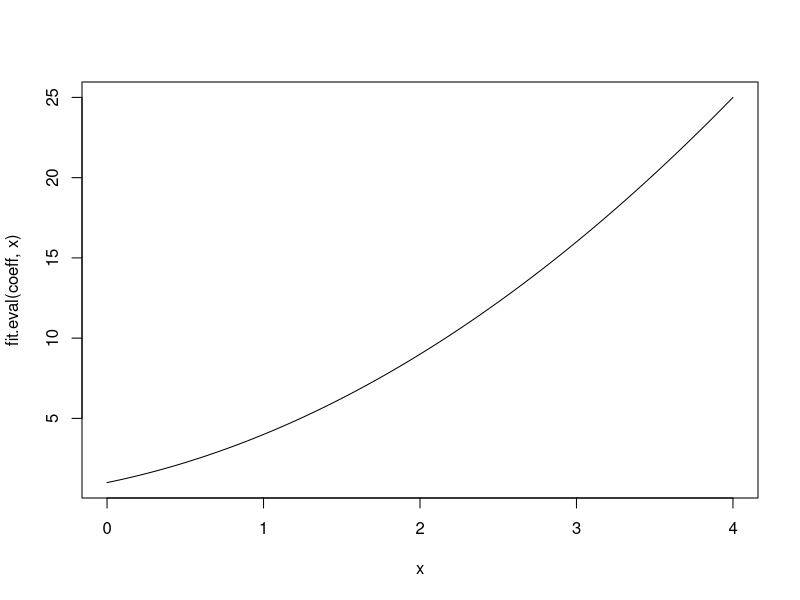
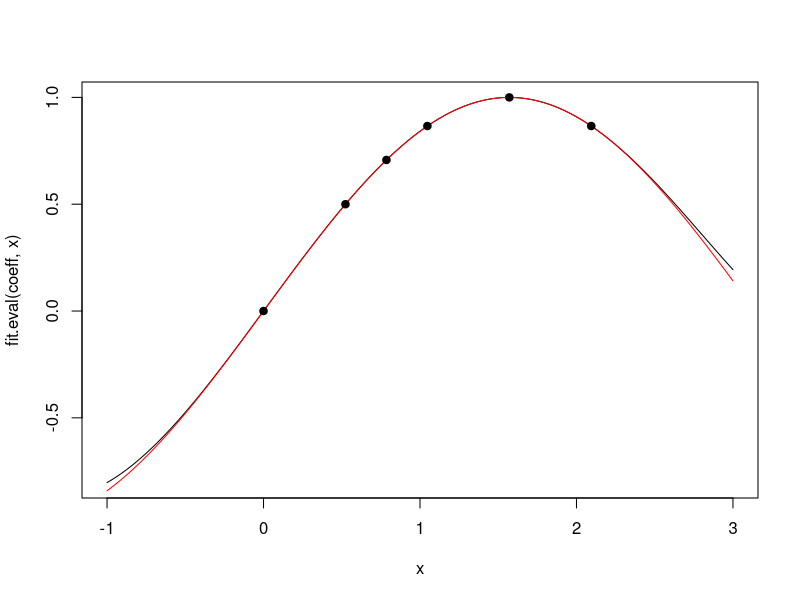

Recreate these plots in R, in order.
#fitcalc.R

#Given a vector of n x values and a vector of n y values,
#returns a vector of n coefficients for a polynomial of degree n-1

x <- c(0,1,2)   #the evaluation points
y <- c(1,4,9)   #desired values at these points
#Find the coefficients of a polynomial that gives y when evaluated at e
fit.makePoly <- function(x,y){
  n <- length(x)
  stopifnot(length(y)==n)
  P <- matrix(nrow = n, ncol = n)   #the change-of-basis matrix
  for (i in 1:n) {
    P[,i] <- x^(i-1)
  }
  P   #each column gives the values of a monomial at 0, 1, and 2
  PInv <- solve(P);PInv   #the inverse matrix
  #Each column gives the coefficients of a polynomial that is 1 at one point, 0 at the others.
  #p(x) = 1 - 1.5x +0.5 x^2 has p(0)=1 p(1)=p(2)=0
  #p(x) = 2x - x^2 has p(1)=1 p(0)=p(2)=0
  #p(x) = 0.5x +0.5 x^2 has p(2)=1 p(0)=p(1)=0
  coeff <- PInv%*%y #multiply each by the desired value
  return(coeff)
}
fit.makePoly(x,y)

#Evaluate a polynomial with the specified coefficients at the specified x
eval <- function(coeff,x){
  n <- length(coeff)
  xpower <- numeric(n)
  #Calculate the powers 0 though n-1 for x
  for (i in 1:n) 
    xpower[i] <- x^(i-1)
  #Add up the terms in the polynomial
  return (sum(coeff*xpower))
}
#Vectorize this function so we can evaluate at many points
fit.eval <- Vectorize(eval,"x")


coeff <- fit.makePoly(x,y); coeff   #find the coefficients
fit.eval(coeff,x)   #check that we got it right
curve(fit.eval(coeff,x), from = 0, to = 4)

#Points where we know the value of the sine function
x <- c(0,pi/6,pi/4,pi/3,pi/2, 2*pi/3)
y <- c(0,1/2,sqrt(2)/2, sqrt(3)/2,1,sqrt(3)/2)  #the values we know
coeff <- fit.makePoly(x,y);coeff    #coefficients for a degree 5 polynomial
curve(fit.eval(coeff,x), from = -1, to = 3)   #graph it in black
curve(sin, add = TRUE, col = "red")           #graph the sine function in red to compare
points(x,y,pch = 19)


#Given a polynomial as a vector of coefficients, converts it to a printable string
convertPoly <- function(coeff) {
  v <- character(0)
  n <- length(coeff)
  if (coeff[n] < 0) v <- c(v, "-")
  while(n > 0) {
    if (n > 2 && coeff[n] != 0){
      if (coeff[n] != 1) v <- c(v, abs(coeff[n]))
      v <- c(v,"x","<sup>",n-1,"</sup>",ifelse(coeff[n-1]>0,"+","-"))
    }
    
    if (n== 2 && coeff[2] != 0) {
      if (coeff[2] != 1) v <- c(v, abs(coeff[2]))
      v <- c(v,"x",ifelse(coeff[n-1]>0,"+","-"))
    }
    if ((n == 1) && (length(v) == 0 || coeff[1]!=0)) v <- c(v, abs(coeff[1]))
    n <- n-1
  }
  if (tail(v,1)=="+") v <- head(v,-1)
  return(paste(v,sep="",collapse=""))
}
convertPoly(c(1,-3,1,2))
